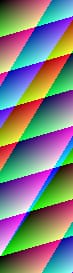
#> input picture test-fixtures/jpeg-tiff/strips.tiff, 73 x 273 px
$ python crop_and_measure_canvas.py ../../test-fixtures/jpeg-tiff/strips.tiff ../../test-fixtures/jpeg-tiff/strips.tiff ../../test-fixtures/jpeg-tiff/strips.tiff
#> lines starting #> are read from the running program, lines starting #| are printed output that depends on the picture
#> in main, full is the input picture: PIL image 73x273 RGB; mean R, G, B 126.5, 127.5, 127.3
#!/usr/bin/env python3
"""Locate the rendered color-target grid inside a full-screen Maple screenshot,
crop to it, color-manage to sRGB, and measure per-patch CIEDE2000 vs the known
sRGB values.

The Maple canvas sits between the sidebars; within it the image is letterboxed
on a ~uniform dark canvas background. Every row and column of the 6x4 target
contains at least one bright patch, so the image bounding box is found by
thresholding luminance inside the canvas region. Sampling then uses the
sidecar's proportional patch centers, so letterbox / scale doesn't matter.

Usage: crop_and_measure_canvas.py <full_screenshot.png> <color_target.json> <label>
"""

import json
import subprocess
import sys

import numpy as np
from PIL import Image

# canvas region as fraction of the full screen (between the sidebars), generous.
CANVAS_FRAC = (0.18, 0.06, 0.75, 0.63)  # x0,y0,x1,y1
BRIGHT = 150  # luminance threshold marking "image content" vs dark canvas bg


def find_grid_bbox(full: Image.Image):
    W, H = full.size
#> W = 73; H = 273
    cx0, cy0 = int(CANVAS_FRAC[0] * W), int(CANVAS_FRAC[1] * H)
#> cx0 = 13; cy0 = 16
    cx1, cy1 = int(CANVAS_FRAC[2] * W), int(CANVAS_FRAC[3] * H)
#> cx1 = 54; cy1 = 171
    region = np.asarray(full.crop((cx0, cy0, cx1, cy1)).convert("RGB"))
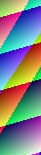
#> region: shape (155, 41, 3); mean R, G, B 125.8, 131.2, 132.7
    lum = region.max(axis=2)  # max-channel: bright if any channel bright
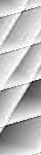
#> lum: shape (155, 41); min 23, max 255, mean 191
    cols = np.where((lum > BRIGHT).any(axis=0))[0]
#> cols = 41 values from 0 to 40
    rows = np.where((lum > BRIGHT).any(axis=1))[0]
#> rows = 155 values from 0 to 154
    if len(cols) == 0 or len(rows) == 0:
        return None
    x0, x1 = cols[0], cols[-1]
#> x0 = 0; x1 = 40
    y0, y1 = rows[0], rows[-1]
#> y0 = 0; y1 = 154
    return (cx0 + x0, cy0 + y0, cx0 + x1 + 1, cy0 + y1 + 1)


def main() -> int:
    shot, meta_path, label = sys.argv[1], sys.argv[2], sys.argv[3]
    full = Image.open(shot)
    bbox = find_grid_bbox(full.convert("RGB"))
#> bbox = (13, 16, 54, 171)
    if bbox is None:
        print(json.dumps({"error": "grid not found (canvas dark/empty)", "label": label}))
        return 1
    print(f"[{label}] grid bbox in screenshot px: {bbox}  size={(bbox[2]-bbox[0], bbox[3]-bbox[1])}", file=sys.stderr)

    import os
    import tempfile

    # Crop from the ORIGINAL (profile-bearing) image so ICC survives.
    crop = full.crop(bbox)
#> (the run stopped early here; a loop or call above may not have finished)
